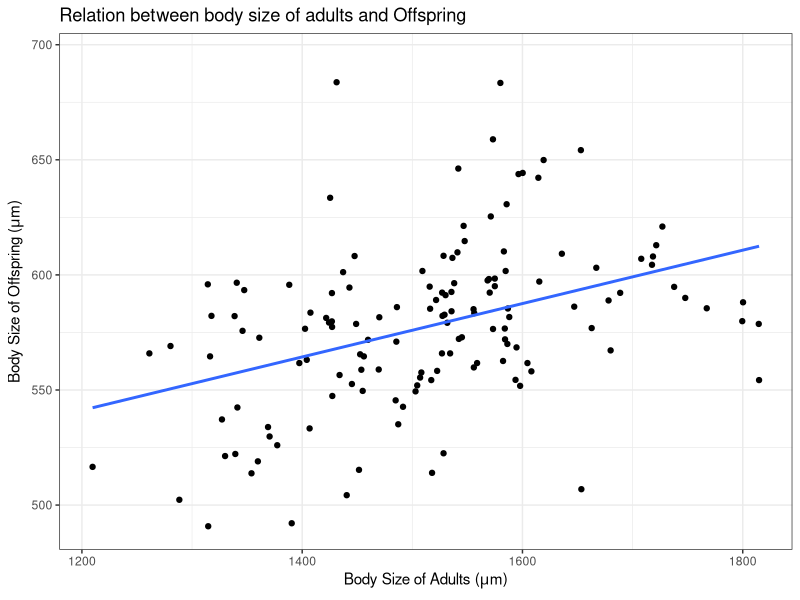
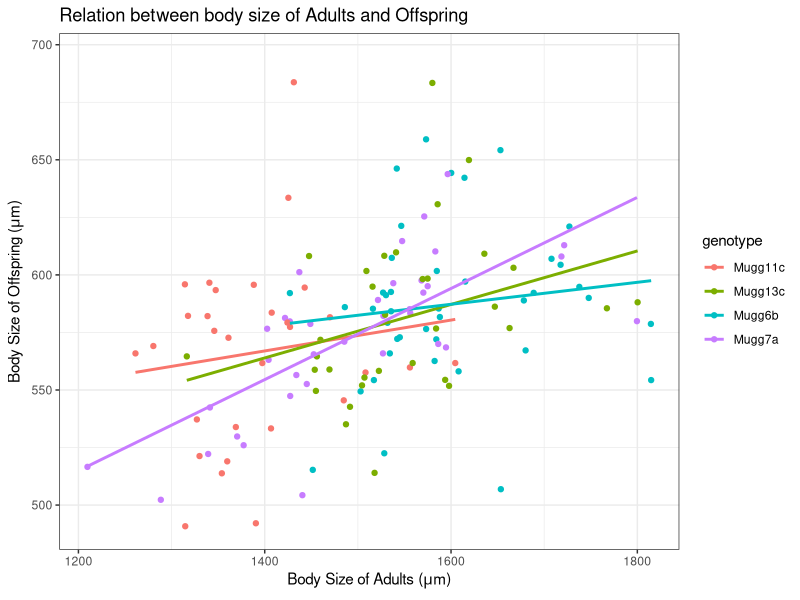
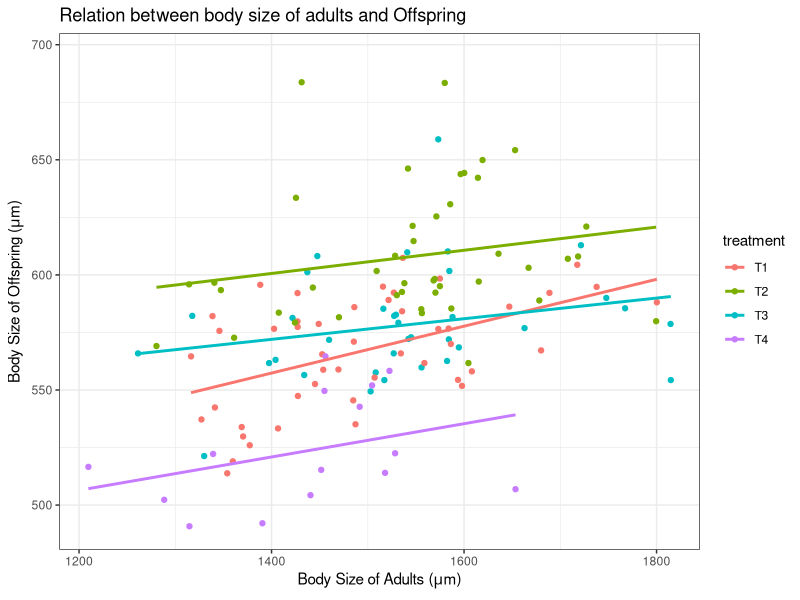
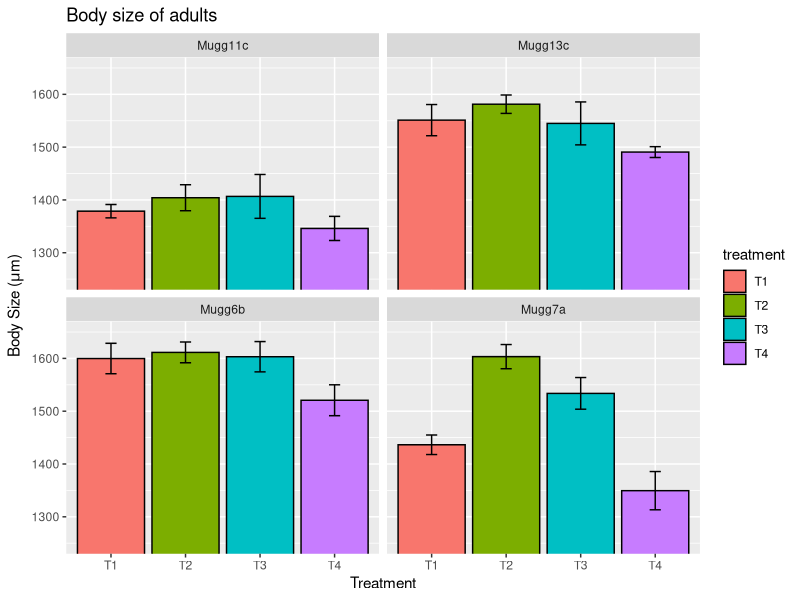
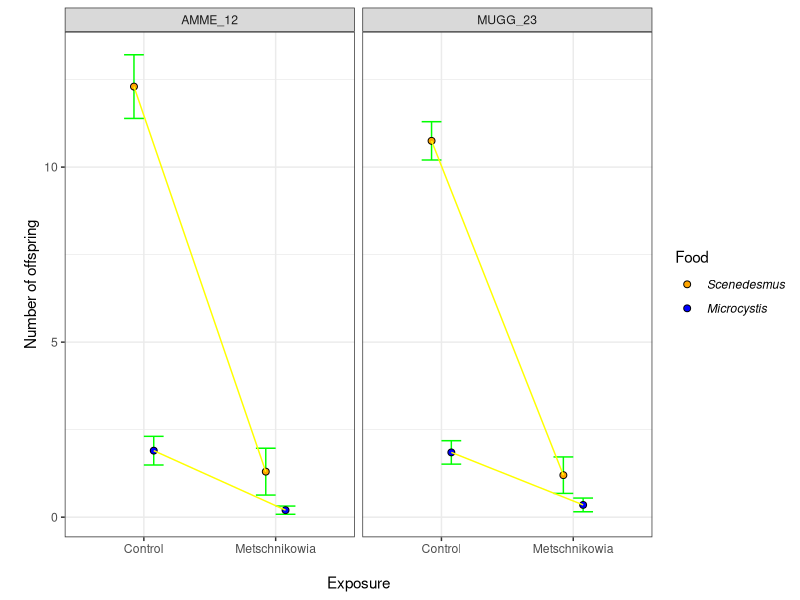

These figures' R source, in order:
## ---- chunk 1
knitr::opts_chunk$set(echo = FALSE)
## ---- chunk 2
library(ggplot2)
library(plyr)
library(Hmisc)

data <- read.csv("datasets/GrazingExp.csv", header = T, sep = ",")

## ---- chunk 3
a <- ggplot(data=data, aes(x=size_m, y=size_c1)) + 
  geom_point() +
  geom_smooth(method = lm, se = F) + 
  ylab(expression(paste("Body Size of Offspring (", mu,"m)"))) +
  xlab(expression(paste("Body Size of Adults (", mu,"m)"))) +   
  ggtitle ("Relation between body size of adults and Offspring") + 
  theme_bw()

a
## ---- chunk 4

a <- ggplot(data=data, aes(x=size_m, y=size_c1, group=genotype, color=genotype)) + 
  geom_point() +
  geom_smooth(method = lm, se = F) + 
  ylab(expression(paste("Body Size of Offspring (", mu,"m)"))) +
  xlab(expression(paste("Body Size of Adults (", mu,"m)"))) +   
  ggtitle ("Relation between body size of Adults and Offspring") + 
  theme_bw()

a

## ---- chunk 5
a <- ggplot(data=data, aes(x=size_m, y=size_c1, group=treatment, color=treatment)) + 
  geom_point() +
  geom_smooth(method = lm, se = F) + 
  ylab(expression(paste("Body Size of Offspring (", mu,"m)"))) +
  xlab(expression(paste("Body Size of Adults (", mu,"m)"))) +   
  ggtitle ("Relation between body size of adults and Offspring") + 
  theme_bw()

a
## ---- chunk 6
summary <- ddply(data, c("treatment", "genotype"), summarise, 
                 n = sum(!is.na(size_m)),
                 mean = mean(size_m, na.rm = T),
                 std_dev = sd(size_m, na.rm = T),
                 se = std_dev/sqrt(n))

summary
## ---- chunk 7

f <- ggplot(summary, aes(x= treatment, y= mean, fill = treatment)) +   
  facet_wrap( ~ genotype, ncol=2 ) +
  geom_bar(stat="identity", position="dodge", colour = "black") +
  coord_cartesian(ylim = c(1250,1650)) + 
  geom_errorbar(aes(ymin =mean -se , ymax = mean+se), width=.15, position=position_dodge(0.9)) +
  ylab(expression(paste("Body Size (", mu,"m)"))) +
  xlab("Treatment") + 

  ggtitle ("Body size of adults")


f  
  
## ---- chunk 8


data <- read.table("datasets/Infection_dataset.csv",header=T,sep=';')


data$Exposure<-as.factor(data$Exposure)

data$Food<-as.factor(data$Food)

data$Clone<-as.factor(data$Clone)

data$Replicate<-as.factor(data$Replicate)


inf<-subset(data, Spore_count>0)
## ---- chunk 9
mod1 <- lm(Spore_count ~ Food + Clone + Food:Clone, data=inf)

summary(mod1)

anova(mod1)


mod2 <- lm(Spore_count ~ Food + Clone, data=inf)

summary(mod2)

anova(mod2)


AIC(mod1, mod2)

## ---- chunk 10


data$Food <- factor(data$Food, levels=c("Scenedesmus", "Microcystis"), labels=c("Scenedesmus", "Microcystis"))


mean <- stat_summary(data=data, fun.data="mean_se", geom="point", position=position_dodge(width=0.3), pch=21, size=2)

errorbar <- stat_summary(data=data, fun.data="mean_se", geom="errorbar", width=0.3, position=position_dodge(width=0.3), colour="green")

lines <- stat_summary(data=data, fun.data="mean_se", geom="line", position=position_dodge(width=0.3), colour="yellow")

ggplot(data=data, aes(x = Exposure, y = Total_offspring, fill=Food, group=Food)) + errorbar + mean + lines + facet_grid(~Clone) + xlab("\nExposure") + ylab("\nNumber of offspring") + theme_bw() + scale_fill_manual(values=c("orange", "blue")) + theme(legend.text = element_text(face = "italic"))
